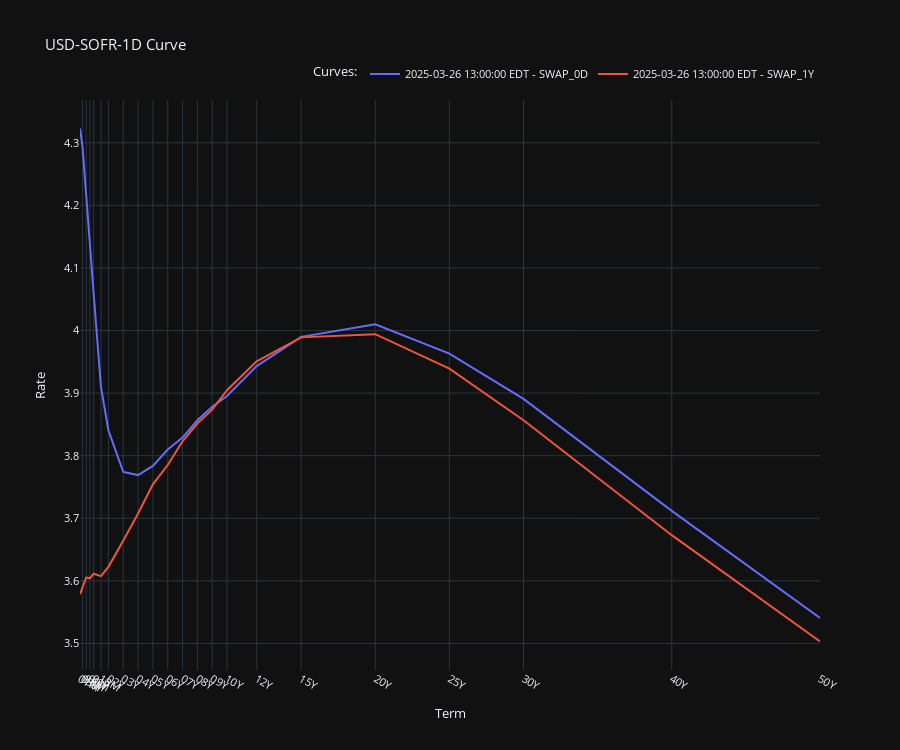

Source (notebook cell):
### Markdown cell above
# Term Structuring Data Fetching and Plotting

### Code cell
usd_ois.swaps_term_structure_plotter(dates=[datetime(2025, 3, 26), datetime(2025, 4, 2)], fwd_tenors=["0D", "1Y"], use_plotly=True)

### Figure 1 — Plotly figure (JSON) as saved in the notebook; plotly's stock layout.template omitted (floating-point values rounded to 4 significant figures)
{"data": [{"mode": "lines", "name": "2025-03-26 13:00:00 EDT - SWAP_0D", "type": "scatter", "x": [1, 3, 6, 9, 12, 18, 24, 36, 48, 60, 72, 84, 96, 108, 120, 144, 180, 240, 300, 360, 480, 600], "y": [4.323, 4.294, 4.217, 4.133, 4.06, 3.909, 3.841, 3.774, 3.769, 3.784, 3.81, 3.829, 3.857, 3.878, 3.895, 3.943, 3.99, 4.01, 3.963, 3.891, 3.712, 3.541]}, {"mode": "lines", "name": "2025-03-26 13:00:00 EDT - SWAP_1Y", "type": "scatter", "x": [1, 3, 6, 9, 12, 18, 24, 36, 48, 60, 72, 84, 96, 108, 120, 144, 180, 240, 300, 360, 480, 600], "y": [3.579, 3.59, 3.606, 3.604, 3.611, 3.608, 3.622, 3.664, 3.708, 3.754, 3.785, 3.823, 3.851, 3.874, 3.905, 3.951, 3.989, 3.994, 3.939, 3.857, 3.673, 3.503]}], "layout": {"font": {"size": 11}, "height": 750, "legend": {"orientation": "h", "title": {"text": "Curves:"}, "x": 1, "xanchor": "right", "y": 1.02, "yanchor": "bottom"}, "showlegend": true, "title": {"text": "USD-SOFR-1D Curve"}, "xaxis": {"showgrid": true, "showspikes": true, "spikecolor": "white", "spikemode": "across", "spikesnap": "cursor", "ticktext": ["01M", "03M", "06M", "09M", "01Y", "18M", "02Y", "03Y", "04Y", "05Y", "06Y", "07Y", "08Y", "09Y", "10Y", "12Y", "15Y", "20Y", "25Y", "30Y", "40Y", "50Y"], "tickvals": [1, 3, 6, 9, 12, 18, 24, 36, 48, 60, 72, 84, 96, 108, 120, 144, 180, 240, 300, 360, 480, 600], "title": {"text": "Term"}}, "yaxis": {"showgrid": true, "showspikes": true, "spikecolor": "white", "spikesnap": "cursor", "spikethickness": 0.5, "title": {"text": "Rate"}}}}
